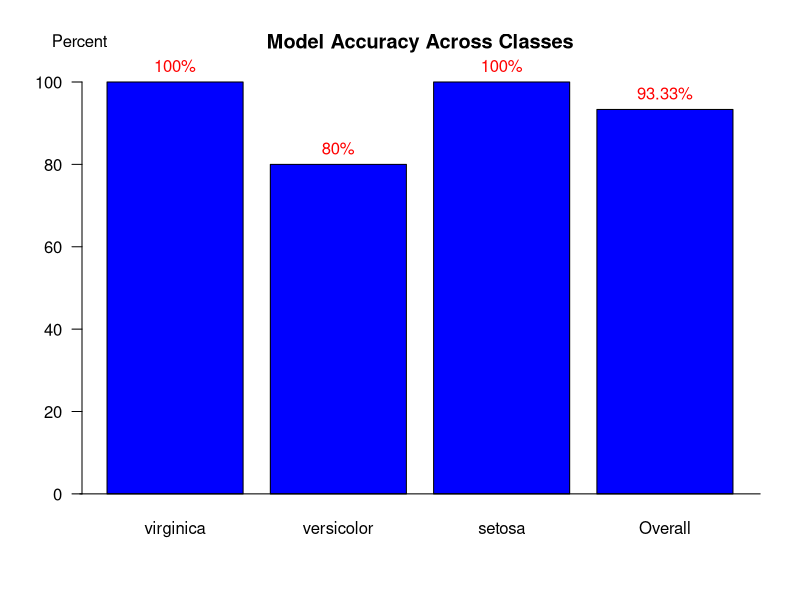

Reproduce this figure in R.
###################################################
#
# Gaussian Naive Bayes Engine
#
# Sam Showalter
# Kris Nguyen
###################################################

#Import test data
library(datasets)
data("iris")


#MUST PROVIDE OWN KEY
key = c("virginica", "versicolor", "setosa")

#Split the data into train and test samples
train_test_split = function(data, test_ratio)
{
  sample_nums = 1:nrow(data)
  
  #Pick random number of indices for the test rows
  #print(rownames(iris))
  test_row_nums = sample(sample_nums, test_ratio*nrow(data), replace = FALSE, prob = NULL)
  
  #Get testing and training rows
  test_rows = data[test_row_nums,]
  train_rows = data[-test_row_nums,]
  
  # print(nrow(test_rows))
  # print(" ")
  # print(nrow(train_rows))
  return(list("train" = train_rows, "test" = test_rows))
}


#Make a label for each class in a master data object
#Prediction label must be the last column
master_preprocessing = function(data, key, test_ratio)
{
  #Get label text of last column
  label_text = data[,length(data)]
  
  #Delete the last colum and rename it tempclass
  data = data[,-length(data)]
  data$tempclass = label_text
  
  #Create final class data
  for (key_item in 1:length(key))
  {
    data$class[data$tempclass == key[key_item]] = key_item
  }
  
  #drop tempclass data after use
  data = subset(data, select = -c(tempclass))
  
  #Split the data to train and test
  train_test = train_test_split(data, test_ratio)
  
  #Get train and test subsets
  train = train_test$train
  test = train_test$test
  
  #Return a list of all the data information
  return(list("train" = train, "test" = test, "key" = key))
}

gaussProb = function(mean,stddev,x)
{
  #Get numerator and denominator for pdf of normal dist
  #Can also be done with punif
  num = exp(-((x - mean)**2) / (2*(stddev**2)))
  den = stddev*sqrt(2*pi)
  
  #Return the predictions
  if (den == 0) {return(0)}
  return(num / den)
}


#Separates records in the training dataset by class (label).
#This takes an input of a training dataset and outputs a dictionary of records by class.
class_sep = function(train, key) {
  class_dict = vector(mode="list", length=length(key))
  names(class_dict) = seq(1, length(key))
  
  for (i in 1 : length(key)) {class_dict[[i]] = train[train[, length(train)] == i, - length(train)]}
  
  return (class_dict)
}

#Creates a dictionary of the mean and standard deviation of every feature for each class.
#This takes a dictionary of separated training data, and outputs a dictionary of summary statistics
#(mean and stdev). For a dataset with three  classes and four features, there would be a total of
#3x4 = 12 means and stdevs, separated by class.
class_stats = function(train_class_dict) {
  class_stats_dict = vector(mode="list", length=length(train_class_dict))
  names(class_stats_dict) = seq(1, length(train_class_dict))
  
  for (i in 1 : length(train_class_dict)) {
    #train_class_dict["mean"] 
    for (name in names(train_class_dict[[i]])) {
      
      # add two additional rows to each sub-list
      train_class_dict[[i]]["mean", name] = mean(train_class_dict[[i]][, name], na.rm=T) # returns NA if not specify na.rm=T
      train_class_dict[[i]]["sd", name] = sd(train_class_dict[[i]][, name], na.rm=T)
    }
    # assign the two additional rows to appropriate sub-list in `class_stats_dict`
    class_stats_dict[[i]] = train_class_dict[[i]][c("mean", "sd"), ]
  }
  
  return (class_stats_dict)
}

predict = function(data, class_stats)
{
  #Remove result from test
  test = data$test[-c(length(data$test))]

  #Results list and probabilities
  probList = c()
  predictions = c()
  
  for (testrec in 1:nrow(test))
  {
    result_row = c()
    for (class in names(class_stats))
    {
      #print(class)
      class_info = class_stats_dict[class]
      class_prob = 1
      
      #Get probability from each column
      for (name in names(class_info[[class]])){class_prob = class_prob * gaussProb(class_info[[class]]["mean",name],class_info[[class]]["sd",name], test[testrec, name])}
      
      result_row = c(result_row,class_prob)
    }
    #print(result_row)
    probList = c(probList, result_row)
    prediction = which.max(result_row)
    
    predictions = c(predictions, prediction)
  }
  
  probList = matrix(probList,                     # the data elements 
                    nrow=nrow(test),              # number of rows 
                    ncol=length(class_stats),     # number of columns 
                    byrow = TRUE)                 # fill matrix by rows 
  
  #Give dataframe probabilities and predictions
  data$probList = probList
  data$preds = predictions
  
  #Return data
  return(data)
}

getAccuracy = function(data)
{
  correct = 0
  for (i in 1:length(data$preds)){if (data$preds[i] == data$test$class[i]) {correct = correct + 1}}
  
  return(correct/length(data$preds))
}

get.individual.accuracy = function(data, labels, visualize=F) {
  accuracies = c(rep(0, length(labels) + 1))
  nlabels = c(rep(0, length(labels)))
  
  for (i in 1 : length(data$preds)) {
    nlabels[data$test$class[i]] = nlabels[data$test$class[i]] + 1
    
    if (data$preds[i] == data$test$class[i]) {
      accuracies[data$preds[i]] = accuracies[data$preds[i]] + 1
      accuracies[length(labels) + 1] = accuracies[length(labels) + 1] + 1
    }
  }
  
  nlabels = c(nlabels, length(data$preds))
  #print(accuracies)
  #print(nlabels)
  for (i in 1 : (length(labels) + 1)) {accuracies[i] = accuracies[i] / nlabels[i] * 100}
  print(accuracies)
  
  if (visualize) {
    xx = barplot(
      accuracies,
      main = "Model Accuracy Across Classes",
      names.arg = c(labels, "Overall"),
      col = "blue",
      yaxis = "i", xaxis = "i",
      axes = F
    )
    axis(2, at=seq(0, 100, 20), las=1)
    segments(0, 0, 5, 0, xpd=T)
    text(
      x = xx,
      y = accuracies,
      label = paste(round(accuracies, 2), "%", sep=""),
      pos = 3,
      col = "red",
      xpd = T
    )
    text(
      x = 0, y = 110,
      expression("Percent"),
      xpd = T
    )
  }
  
  return (accuracies)
}


data = master_preprocessing(iris,key, 0.4)
#data

sep_by_class = class_sep(data$train, data$key)
#sep_by_class

class_stats_dict = class_stats(sep_by_class)
#class_stats_dict
#length(class_stats_dict)
#print(names(class_stats_dict))

data = predict(data, class_stats_dict)

data$test$class
data$preds
data$probList
#print(class_stats_dict$`1`['mean','Sepal.Length'])

#getAccuracy(data)
accuracies = get.individual.accuracy(data, key, visualize=T)
